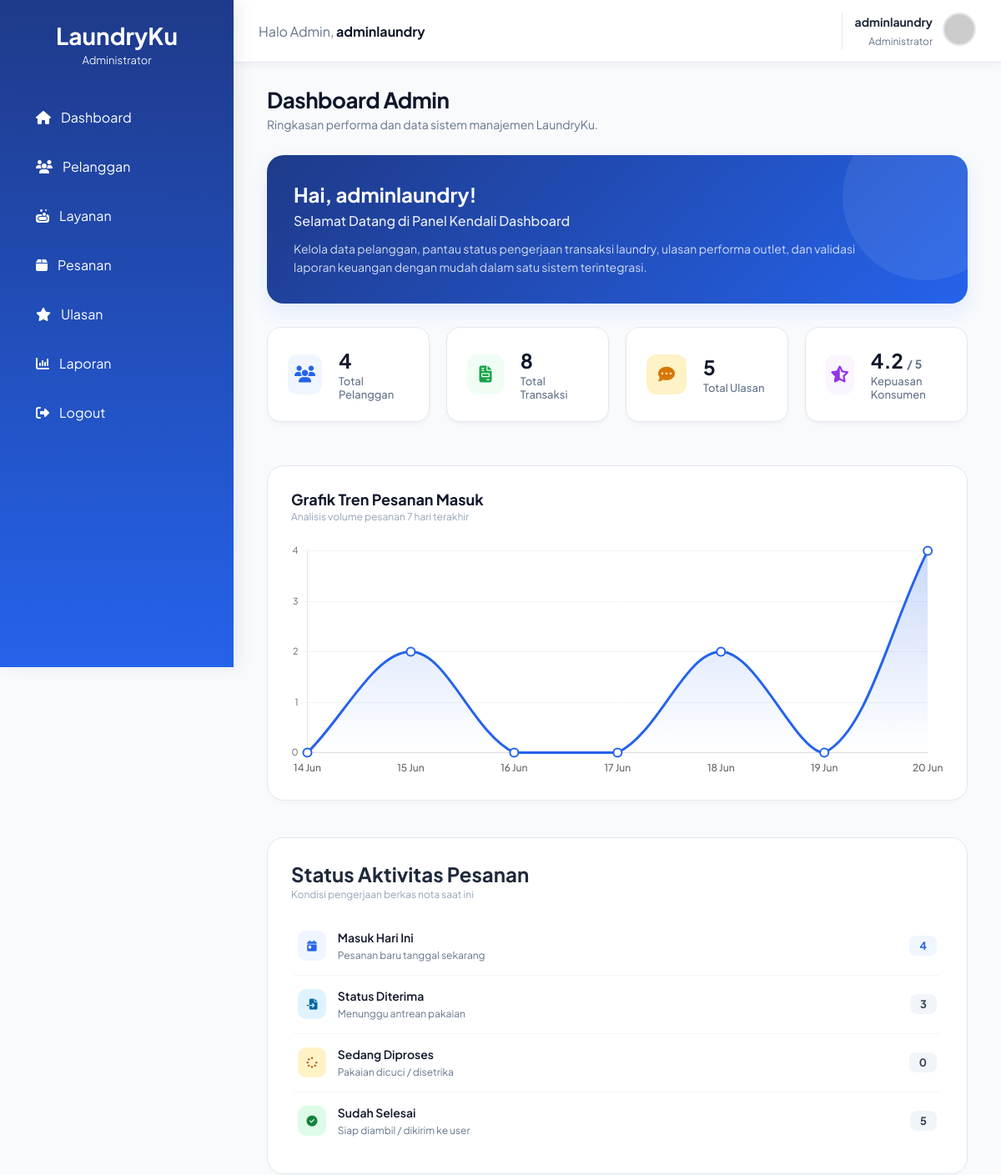
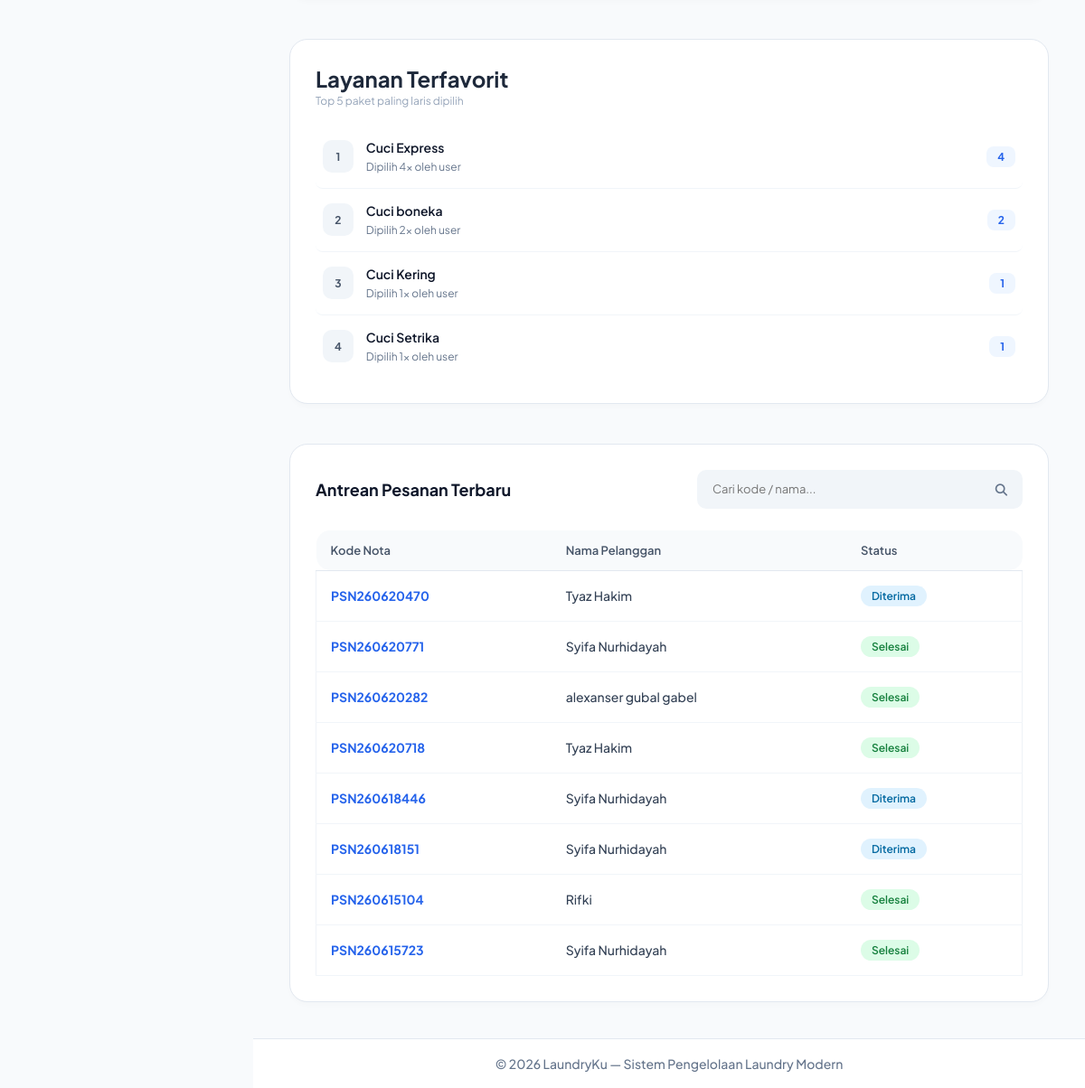
Page /admin/dashboard.php (signed in) on the committed database (2 pictures, top to bottom).
### tables this page shows
CREATE TABLE `users` (
  `id` int(11) NOT NULL,
  `nama` varchar(100) DEFAULT NULL,
  `email` varchar(100) DEFAULT NULL,
  `password` varchar(255) DEFAULT NULL,
  `role` enum('admin','user') DEFAULT 'user',
  `created_at` timestamp NOT NULL DEFAULT current_timestamp(),
  `foto` varchar(255) DEFAULT NULL
);

CREATE TABLE `pesanan` (
  `id_pesanan` int(11) NOT NULL,
  `kode_pesanan` varchar(20) DEFAULT NULL,
  `id_user` int(11) DEFAULT NULL,
  `tanggal_masuk` date DEFAULT NULL,
  `tanggal_selesai` date DEFAULT NULL,
  `status` enum('Diterima','Diproses','Selesai') DEFAULT 'Diterima'
);

### admin/dashboard.php (the view, shortened to what this page needs)
<?php
require '../config/koneksi.php';
$total_pelanggan = mysqli_fetch_assoc(mysqli_query($koneksi, "SELECT COUNT(*) AS total FROM users WHERE role='user'"));
$total_pesanan = mysqli_fetch_assoc(mysqli_query($koneksi, "SELECT COUNT(*) AS total FROM pesanan"));
$total_ulasan = mysqli_fetch_assoc(mysqli_query($koneksi, "SELECT COUNT(*) AS total FROM ulasan"));
$rata_rating = mysqli_fetch_assoc(mysqli_query($koneksi, "SELECT ROUND(AVG(rating),1) AS rating FROM ulasan"));
$keyword = isset($_GET['keyword']) ? mysqli_real_escape_string($koneksi, $_GET['keyword']) : '';
$queryPesanan = "SELECT p.kode_pesanan, u.nama, p.tanggal_masuk, p.status FROM pesanan p JOIN users u ON p.id_user = u.id";
$queryPesanan .= " ORDER BY p.id_pesanan DESC LIMIT 10";
$pesanan_terbaru = mysqli_query($koneksi, $queryPesanan);
$layanan_favorit = mysqli_query($koneksi, "
    SELECT l.nama_layanan, COUNT(*) AS total
    FROM detail_pesanan d
    JOIN layanan l ON d.id_layanan = l.id_layanan
    GROUP BY l.id_layanan
    ORDER BY total DESC LIMIT 5
");
$pesanan_hari_ini = mysqli_fetch_assoc(mysqli_query($koneksi, "SELECT COUNT(*) AS total FROM pesanan WHERE tanggal_masuk = CURDATE()"));
$diterima = mysqli_fetch_assoc(mysqli_query($koneksi, "SELECT COUNT(*) AS total FROM pesanan WHERE status='Diterima'"));
$diproses = mysqli_fetch_assoc(mysqli_query($koneksi, "SELECT COUNT(*) AS total FROM pesanan WHERE status='Diproses'"));
$selesai = mysqli_fetch_assoc(mysqli_query($koneksi, "SELECT COUNT(*) AS total FROM pesanan WHERE status='Selesai'"));
$labels_mingguan = [];
$data_mingguan = [];
for ($i = 6; $i >= 0; $i--) {
    $date = date('Y-m-d', strtotime("-$i days"));
    $label = date('d M', strtotime($date));
    $labels_mingguan[] = $label;
    $q_hitung = mysqli_fetch_assoc(mysqli_query($koneksi, "SELECT COUNT(*) AS total FROM pesanan WHERE tanggal_masuk = '$date'"));
    $data_mingguan[] = (int)$q_hitung['total'];
}
?>
<!DOCTYPE html>
<html lang="id">
<head>
    <link rel="stylesheet" href="https://cdnjs.cloudflare.com/ajax/libs/font-awesome/6.5.1/css/all.min.css">
    <link rel="stylesheet" href="../assets/css/stylee.css">
</head>
<body>
<div class="container">
    <?php include '../includes/admin/sidebar.php'; ?>
    <div class="main-content">
        <?php include '../includes/admin/navbar.php'; ?>
        <div class="content admin-dashboard">
            <br>
            <br>
            <br>
            <div class="page-title">
                <h1>Dashboard Admin</h1>
                <p>Ringkasan performa dan data sistem manajemen LaundryKu.</p>
            </div>
            <div class="hero-banner">
                <div class="hero-content">
                    <h1>Hai, <?= htmlspecialchars($_SESSION['nama']); ?>! </h1>
                    <h2>Selamat Datang di Panel Kendali Dashboard</h2>
                    <p>Kelola data pelanggan, pantau status pengerjaan transaksi laundry, ulasan performa outlet, dan validasi laporan keuangan dengan mudah dalam satu sistem terintegrasi.</p>
                </div>
            </div>
            <div class="cards">
                <div class="card">
                    <i class="fa-solid fa-users"></i>
                    <div class="card-info">
                        <h2><?= $total_pelanggan['total']; ?></h2>
                        <p>Total Pelanggan</p>
                    </div>
                </div>
                <div class="card">
                    <i class="fa-solid fa-file-invoice"></i>
                    <div class="card-info">
                        <h2><?= $total_pesanan['total']; ?></h2>
                        <p>Total Transaksi</p>
                    </div>
                </div>
                <div class="card">
                    <i class="fa-solid fa-comment-dots"></i>
                    <div class="card-info">
                        <h2><?= $total_ulasan['total']; ?></h2>
                        <p>Total Ulasan</p>
                    </div>
                </div>
                <div class="card">
                    <i class="fa-solid fa-star-half-stroke"></i>
                    <div class="card-info">
                        <h2><?= $rata_rating['rating'] ?? 0; ?> <span style="font-size:14px; color:#64748b;">/ 5</span></h2>
                        <p>Kepuasan Konsumen</p>
                    </div>
                </div>
            </div>
            <div class="dashboard-row-top">
                <div class="table-card">
                    <div class="table-header">
                        <div>
                            <h2>Grafik Tren Pesanan Masuk</h2>
                            <p style="font-size:12px; color:#94a3b8; margin-top:2px;">Analisis volume pesanan 7 hari terakhir</p>
                        </div>
                    </div>
                    <div class="chart-container">
                        <canvas id="weeklyTrendsChart"></canvas>
                    </div>
                </div>
                <div class="table-card">
                    <div style="margin-bottom: 20px;">
                        <h2>Status Aktivitas Pesanan</h2>
                        <p style="font-size:12px; color:#94a3b8; margin-top:2px;">Kondisi pengerjaan berkas nota saat ini</p>
                    </div>
                    <div class="list-row">
                        <div class="row-icon-box status-hari-ini"><i class="fa-solid fa-calendar-day"></i></div>
                        <div class="list-content">
                            <div class="list-info">
                                <h4>Masuk Hari Ini</h4>
                                <span>Pesanan baru tanggal sekarang</span>
                            </div>
                            <div class="list-counter highlight"><?= $pesanan_hari_ini['total']; ?></div>
                        </div>
                    </div>
                    <div class="list-row">
                        <div class="row-icon-box status-diterima"><i class="fa-solid fa-file-import"></i></div>
                        <div class="list-content">
                            <div class="list-info">
                                <h4>Status Diterima</h4>
                                <span>Menunggu antrean pakaian</span>
                            </div>
                            <div class="list-counter"><?= $diterima['total']; ?></div>
                        </div>
                    </div>
                    <div class="list-row">
                        <div class="row-icon-box status-diproses"><i class="fa-solid fa-spinner"></i></div>
                        <div class="list-content">
                            <div class="list-info">
                                <h4>Sedang Diproses</h4>
                                <span>Pakaian dicuci / disetrika</span>
                            </div>
                            <div class="list-counter"><?= $diproses['total']; ?></div>
                        </div>
                    </div>
                    <div class="list-row">
                        <div class="row-icon-box status-selesai"><i class="fa-solid fa-circle-check"></i></div>
                        <div class="list-content">
                            <div class="list-info">
                                <h4>Sudah Selesai</h4>
                                <span>Siap diambil / dikirim ke user</span>
                            </div>
                            <div class="list-counter"><?= $selesai['total']; ?></div>
                        </div>
                    </div>
                </div>
            </div>
            <div class="dashboard-row-sub">
                <div class="table-card">
                    <div style="margin-bottom: 20px;">
                        <h2>Layanan Terfavorit</h2>
                        <p style="font-size:12px; color:#94a3b8; margin-top:2px;">Top 5 paket paling laris dipilih</p>
                    </div>
                    <?php if(mysqli_num_rows($layanan_favorit) > 0): ?>
                        <?php $rank = 1; while($row = mysqli_fetch_assoc($layanan_favorit)): ?>
                        <div class="list-row">
                            <div class="row-icon-box" style="font-size:12px; font-weight:700;"><?= $rank++; ?></div>
                            <div class="list-content">
                                <div class="list-info">
                                    <h4><?= htmlspecialchars($row['nama_layanan']); ?></h4>
                                    <span>Dipilih <?= $row['total']; ?>x oleh user</span>
                                </div>
                                <div class="list-counter highlight" style="font-size:12px;"><?= $row['total']; ?></div>
                            </div>
                        </div>
                        <?php endwhile; ?>
                    <?php endif; ?>
                </div>
                <div class="table-card">
                    <div class="table-header">
                        <h2>Antrean Pesanan Terbaru</h2>
                        <form method="GET" class="search-form">
                            <input
                                type="text"
                                name="keyword"
                                placeholder="Cari kode / nama..."
                                value="<?= htmlspecialchars($keyword); ?>">
                            <button type="submit">
                                <i class="fa-solid fa-magnifying-glass"></i>
                            </button>
                        </form>
                    </div>
                    <div style="overflow-x: auto;">
                        <table>
                            <thead>
                                <tr>
                                    <th>Kode Nota</th>
                                    <th>Nama Pelanggan</th>
                                    <th>Status</th>
                                </tr>
                            </thead>
                            <tbody>
                                <?php if(mysqli_num_rows($pesanan_terbaru) > 0): ?>
                                    <?php while($row = mysqli_fetch_assoc($pesanan_terbaru)): ?>
                                    <tr>
                                        <td style="font-weight: 700; color:#2563eb;"><?= $row['kode_pesanan']; ?></td>
                                        <td style="font-weight: 500;"><?= htmlspecialchars($row['nama']); ?></td>
                                        <td>
                                            <?php
                                            $st = $row['status'];
                                            if($st == 'Selesai'){
                                                echo "<span class='badge selesai'>$st</span>";
                                            } elseif($st == 'Diproses'){
                                                echo "<span class='badge proses'>$st</span>";
                                            } else {
                                                echo "<span class='badge diterima'>$st</span>";
                                            }
                                            ?>
                                        </td>
                                    </tr>
                                    <?php endwhile; ?>
                                <?php else: ?>
                                    <tr>
                                        <td colspan="3" style="text-align:center; color:#94a3b8; padding:30px;">Data tidak ditemukan.</td>
                                    </tr>
                                <?php endif; ?>
                            </tbody>
                        </table>
                    </div>
                </div>
            </div>
        </div>
        <?php include '../includes/admin/footer.php'; ?>
    </div>
</div>
<script>
    const ctx = document.getElementById('weeklyTrendsChart').getContext('2d');
    // Konfigurasi gradient warna untuk efek estetik premium di bawah garis grafik
    const chartGradient = ctx.createLinearGradient(0, 0, 0, 250);
    chartGradient.addColorStop(0, 'rgba(37, 99, 235, 0.25)');
    chartGradient.addColorStop(1, 'rgba(37, 99, 235, 0.00)');
    const weeklyTrendsChart = new Chart(ctx, {
        type: 'line',
        data: {
            labels: <?= json_encode($labels_mingguan); ?>,
            datasets: [{
                label: 'Jumlah Pesanan',
                data: <?= json_encode($data_mingguan); ?>,
                borderColor: '#2563eb',
                borderWidth: 3,
                pointBackgroundColor: '#ffffff',
                pointBorderColor: '#2563eb',
                pointBorderWidth: 2,
                pointRadius: 5,
                pointHoverRadius: 7,
                pointHoverBackgroundColor: '#2563eb',
                pointHoverBorderColor: '#ffffff',
                pointHoverBorderWidth: 2,
                tension: 0.35, // Membuat lekukan garis melengkung dinamis (smooth bezier)
                fill: true,
                backgroundColor: chartGradient
            }]
        },
        options: {
            responsive: true,
            maintainAspectRatio: false,
            plugins: {
                legend: { display: false },
                tooltip: {
                    backgroundColor: '#0f172a',
                    titleFont: { family: 'Plus Jakarta Sans', size: 13, weight: 600 },
                    bodyFont: { family: 'Plus Jakarta Sans', size: 12 },
                    padding: 12,
                    cornerRadius: 8,
                    displayColors: false
                }
            },
            scales: {
                y: {
                    beginAtZero: true,
                    grid: { color: '#f1f5f9' },
                    ticks: {
                        stepSize: 1,
                        font: { family: 'Plus Jakarta Sans', size: 11, color: '#64748b' }
                    }
                },
                x: {
                    grid: { display: false },
                    ticks: { font: { family: 'Plus Jakarta Sans', size: 12, weight: 500, color: '#475569' } }
                }
            }
        }
    });
</script>
</body>
</html>

### includes/admin/navbar.php (shortened to what this page needs)
<?php
if (isset($_SESSION['id'])) {
    include_once __DIR__ . '/../../config/koneksi.php';
    $id_user = $_SESSION['id'];
    $query_nav = mysqli_query($koneksi, "SELECT nama, foto FROM users WHERE id = '$id_user'");
    $data_nav = mysqli_fetch_assoc($query_nav);
    $nama_admin = $data_nav['nama'] ?? $_SESSION['nama'] ?? 'Admin';
    $foto_admin = $data_nav['foto'] ?? '';
} else {
    $nama_admin = $_SESSION['nama'] ?? 'Admin';
    $foto_admin = '';
}
$path_foto_asli = "/TB_LAUNDRY/assets/img/" . $foto_admin;
if (!empty($foto_admin) && file_exists(__DIR__ . '/../../assets/img/' . $foto_admin)) {
    $avatar_navbar = $path_foto_asli;
} else {
    $avatar_navbar = "https://api.dicebear.com/7.x/initials/svg?seed=" . urlencode($nama_admin) . "&backgroundColor=2563eb,0f172a,3b82f6&fontSize=45&bold=true";
}
?>
<div class="topbar">
    <div class="welcome">
        Halo Admin,
        <b><?= htmlspecialchars($nama_admin); ?></b>
    </div>
    <div class="topbar-right">
        <a href="/TB_LAUNDRY/admin/profil.php" class="user-info">
            <div class="user-text">
                <h4><?= htmlspecialchars($nama_admin); ?></h4>
                <span>Administrator</span>
            </div>
            <div class="profile">
                <img src="<?= $avatar_navbar; ?>" alt="profile">
            </div>
        </a>
    </div>
</div>

### rows in the picture
users: nama "adminlaundry"
pesanan: kode_pesanan "PSN260620470", id_user.nama "Tyaz Hakim", status "Diterima"
pesanan: kode_pesanan "PSN260620771", id_user.nama "Syifa Nurhidayah", status "Selesai"
pesanan: kode_pesanan "PSN260620282", id_user.nama "alexanser gubal gabel", status "Selesai"
pesanan: kode_pesanan "PSN260620718", id_user.nama "Tyaz Hakim", status "Selesai"
pesanan: kode_pesanan "PSN260618446", id_user.nama "Syifa Nurhidayah", status "Diterima"
pesanan: kode_pesanan "PSN260618151", id_user.nama "Syifa Nurhidayah", status "Diterima"
pesanan: kode_pesanan "PSN260615104", id_user.nama "Rifki", status "Selesai"
pesanan: kode_pesanan "PSN260615723", id_user.nama "Syifa Nurhidayah", status "Selesai"

### other values in the picture
$_SESSION['nama'] "adminlaundry"
$total_pelanggan['total'] "4"
$total_pesanan['total'] "8"
$total_ulasan['total'] "5"
$rata_rating['rating'] "4.2"
$pesanan_hari_ini['total'] "4"
$diterima['total'] "3"
$diproses['total'] "0"
$selesai['total'] "5"
$row['nama_layanan'] "Cuci Express"
$row['total'] "4"
$row['nama_layanan'] "Cuci boneka"
$row['total'] "2"
$row['nama_layanan'] "Cuci Kering"
$row['total'] "1"
